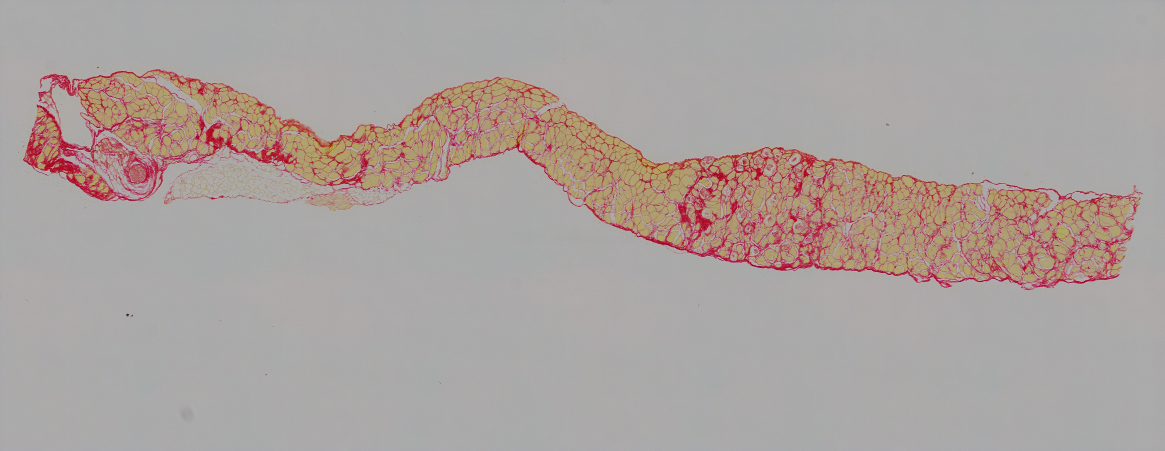
#> input picture datafile_diaphragms_ben_feb2021/E2/source.png, 2329 x 902 px, found by its file name (shown at 1/2 size); the run also reads 1 picture not shown here
$ jupyter execute --allow-errors 01-patches-streamlined-loop-gt.ipynb   (text cells are left out)
#> lines starting #> are read from the running program, lines starting #| are printed output that depends on the picture; pictures that were not available may be replaced by others from this repository, and a replacement may not be noted
#> further down, im1 is the input picture: shape (902, 2329, 3); mean B, G, R 158.3, 161.4, 171.1
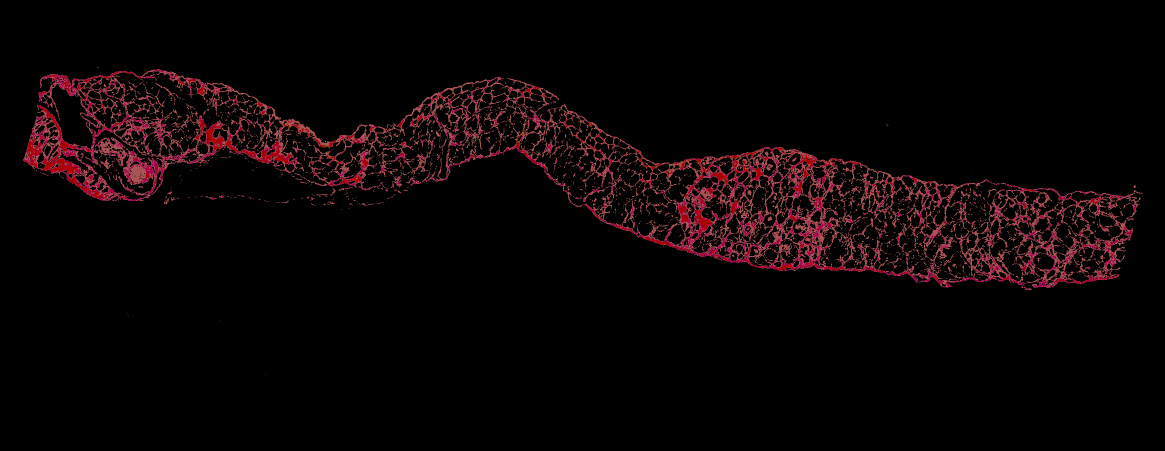
#> input picture datafile_diaphragms_ben_feb2021/E2/fascia.png, 2329 x 902 px, given in place of final_beautifulest.png, which was not available (shown at 1/2 size)
#> further down, im2 is the input picture: shape (902, 2329, 3); mean B, G, R 4.9, 3.9, 11
#| Image 1 is of type <class 'numpy.ndarray'>
#| Image 2 is of type <class 'numpy.ndarray'>
#| Image 1: width=2329, height=902, depth=3
#| Image 2: width=2329, height=902, depth=3
#| We wish to reformat to size  (2304, 768)
#> `im1 = cv2.resize(im1, dim, interpolation = cv2.INTER_AREA)`:
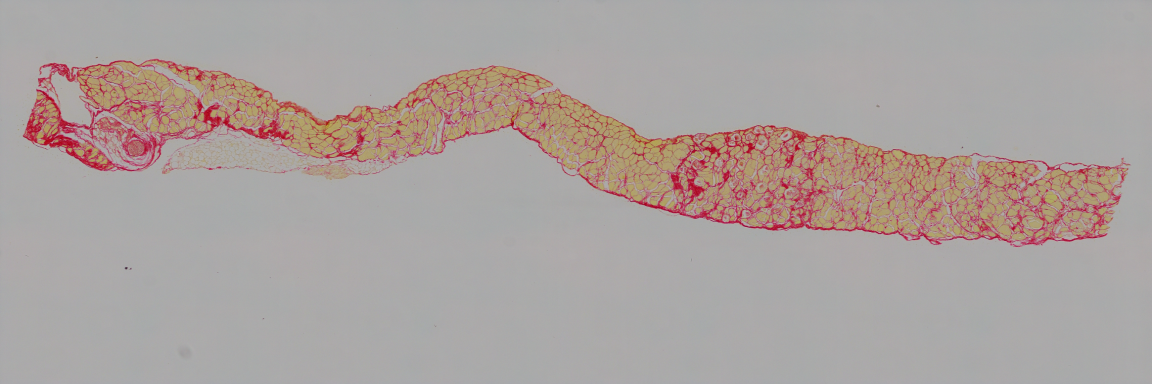
#> im1: shape (768, 2304, 3) (shown at 1/2 size); mean B, G, R 158.3, 161.4, 171.1
#> `im2 = cv2.resize(im2, dim, interpolation = cv2.INTER_AREA)`:
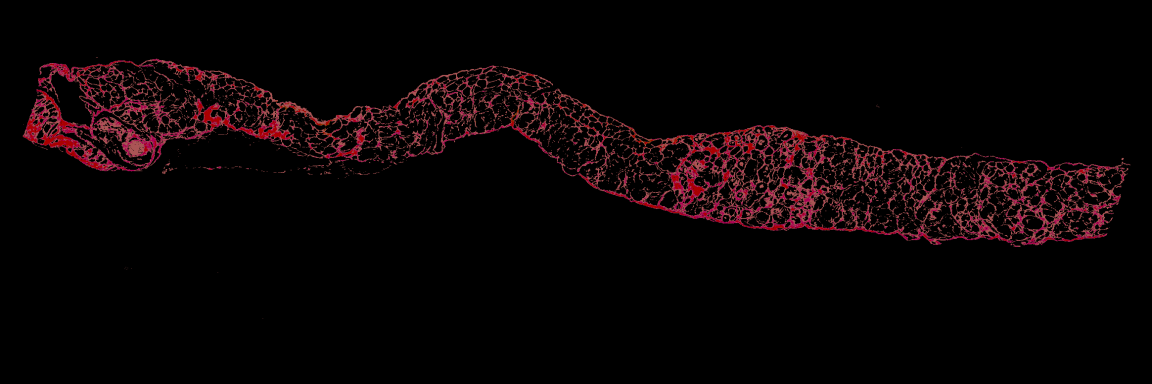
#> im2: shape (768, 2304, 3) (shown at 1/2 size); mean B, G, R 4.9, 3.9, 11
#| Resized from  (2329, 902) to  (2304, 768)
#| Initial Data Type: uint8
#| Initial Min: 0.000, Max: 211.000
#> `mean = im1.mean()`: mean = 163.6
#| Initial Mean: 163.599
#| Image 1 is of type <class 'numpy.ndarray'>
#| Image 2 is of type <class 'numpy.ndarray'>
#| Image 1: width=2329, height=902, depth=3
#| Image 2: width=2329, height=902, depth=3
#| We wish to reformat to size  (2304, 768)
#| Resized from  (2329, 902) to  (2304, 768)
#| Initial Data Type: uint8
#| Initial Min: 0.000, Max: 211.000
#| Initial Mean: 163.599
#| Image 1 is of type <class 'numpy.ndarray'>
#| Image 2 is of type <class 'numpy.ndarray'>
#| Image 1: width=2329, height=902, depth=3
#| Image 2: width=2329, height=902, depth=3
#| We wish to reformat to size  (2304, 768)
#| Resized from  (2329, 902) to  (2304, 768)
#| Initial Data Type: uint8
#| Initial Min: 0.000, Max: 211.000
#| Initial Mean: 163.599
#| Image 1 is of type <class 'numpy.ndarray'>
#| Image 2 is of type <class 'NoneType'>
#| Image 1: width=2329, height=902, depth=3
#| Image 1 is of type <class 'numpy.ndarray'>
#| Image 2 is of type <class 'NoneType'>
#| Image 1: width=2329, height=902, depth=3
#| Image 1 is of type <class 'numpy.ndarray'>
#| Image 2 is of type <class 'NoneType'>
#| Image 1: width=2329, height=902, depth=3
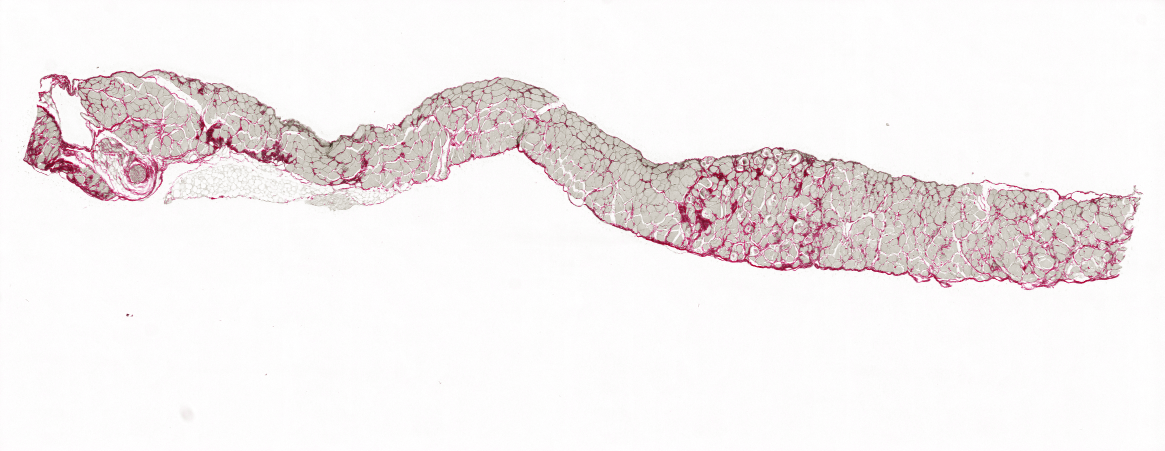
#> input picture datafile_diaphragms_ben_feb2021/E2/vaha.png, 2329 x 902 px, found by its file name (shown at 1/2 size)
#> further down, im1 is the input picture: shape (902, 2329, 3); mean B, G, R 238.8, 238.3, 243.6
#| Image 1 is of type <class 'numpy.ndarray'>
#| Image 2 is of type <class 'NoneType'>
#| Image 1: width=2329, height=902, depth=3
[cell 1]
import cv2
import numpy as np
import matplotlib.pyplot as plt
from sklearn.feature_extraction import image
from patchify import patchify, unpatchify
from skimage.util.shape import view_as_blocks
import sys
sys.path.insert(1, '/project/def-rogertam/sergei/micro_scans/code_files/product')
#import preprocessing_test as preprocessing
import preprocessing
RANDOM_STATE = 42
from pathlib import Path
print('Environment Ready')

[cell 2]
global_mean = 120
fasc='final_beautifulest'
image_number_string = "1"

[cell 3]
import os
folder_choice = ''
source_path = '/home/sergei/projects/def-rogertam/sergei/micro_scans/code_files/product/outputs/dia_gt/' + folder_choice
destination_path = '/home/sergei/projects/def-rogertam/sergei/micro_scans/data/patchdir_gt/' + folder_choice
#> (the rest of this cell did not finish here and is left out)

#> (a cell that did not finish here is left out)

[cell 5]
import os
folder_choice = ''
source_path = '/home/sergei/projects/def-rogertam/sergei/micro_scans/code_files/product/outputs/dia_gt/dark/FR94_45D7_TA_L_3_X10.tif/' + folder_choice
destination_path = '/home/sergei/projects/def-rogertam/sergei/micro_scans/data/patchdir_gt/dark/FR94_45D7_TA_L_3_X10.tif/' + folder_choice
image_names = os.listdir(source_path)
if '.ipynb_checkpoints' in image_names:
    image_names.remove('.ipynb_checkpoints')
image_names

[cell 6]
Path(destination_path).mkdir(parents=True, exist_ok=True)

#> (a cell that did not finish here is left out)

[cell 8]
import os
folder_choice = ''
source_path = '/home/sergei/projects/def-rogertam/sergei/micro_scans/code_files/product/outputs/dia_gt/dark/FR94_45D7_TA_R_3_X10.tif/' + folder_choice
destination_path = '/home/sergei/projects/def-rogertam/sergei/micro_scans/data/patchdir_gt/dark/FR94_45D7_TA_R_3_X10.tif/' + folder_choice
image_names = os.listdir(source_path)
if '.ipynb_checkpoints' in image_names:
    image_names.remove('.ipynb_checkpoints')
Path(destination_path).mkdir(parents=True, exist_ok=True)
image_names

#> (a cell that did not finish here is left out)

[cell 10]
import os
folder_choice = ''
source_path = '/home/sergei/projects/def-rogertam/sergei/micro_scans/code_files/product/outputs/dia_gt/light/FR94_45D7_TA_R_4_X10.tif/' + folder_choice
destination_path = '/home/sergei/projects/def-rogertam/sergei/micro_scans/data/patchdir_gt/bright/FR94_45D7_TA_R_4_X10.tif/' + folder_choice
image_names = os.listdir(source_path)
if '.ipynb_checkpoints' in image_names:
    image_names.remove('.ipynb_checkpoints')
Path(destination_path).mkdir(parents=True, exist_ok=True)
image_names

#> (a cell that did not finish here is left out)

[cell 12]
import os
folder_choice = ''
source_path = '/home/sergei/projects/def-rogertam/sergei/micro_scans/code_files/product/outputs/dia_gt/light/FR94_45D7_TA_L_4_X10.tif/' + folder_choice
destination_path = '/home/sergei/projects/def-rogertam/sergei/micro_scans/data/patchdir_gt/bright/FR94_45D7_TA_L_4_X10.tif/' + folder_choice
image_names = os.listdir(source_path)
if '.ipynb_checkpoints' in image_names:
    image_names.remove('.ipynb_checkpoints')


Path(destination_path).mkdir(parents=True, exist_ok=True)
image_names

#> (a cell that did not finish here is left out)

[cell 14]
import os
folder_choice = ''
source_path = '/home/sergei/projects/def-rogertam/sergei/micro_scans/code_files/product/outputs/5a1/' + folder_choice
destination_path = '/home/sergei/projects/def-rogertam/sergei/micro_scans/data/patchdir_gt/bad_stain/5a1/' + folder_choice
image_names = os.listdir(source_path)
#> (the rest of this cell did not finish here and is left out)

#> (a cell that did not finish here is left out)

[cell 16]
import os
folder_choice = ''
source_path = '/home/sergei/projects/def-rogertam/sergei/micro_scans/code_files/product/outputs/' + folder_choice
destination_path = '/home/sergei/projects/def-rogertam/sergei/micro_scans/data/patchdir_gt/ben/' + folder_choice
#> (the rest of this cell did not finish here and is left out)

#> (a cell that did not finish here is left out)

[cell 18]
source_path = '/home/sergei/projects/def-rogertam/sergei/micro_scans/data/datafile_liver_lh/'
destination_path = '/home/sergei/projects/def-rogertam/sergei/micro_scans/data/patchdir/liver/'
image_names = os.listdir(source_path)

if '.ipynb_checkpoints' in image_names:
    image_names.remove('.ipynb_checkpoints')
#image_names.remove('LH120_PSR_10x_3')
image_names

#> (a cell that did not finish here is left out)
